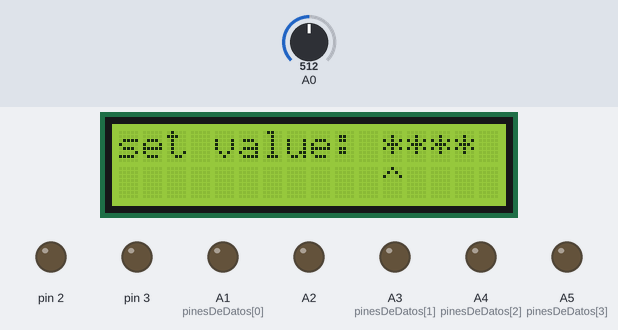
A sketch run on a simulated Arduino Uno, built with avr-gcc and run on an emulated ATmega328P. Shown: 16×2 character LCD, output pins drawn as LEDs (lit = HIGH). The inputs (shaded band) are chosen by the test bench; at power-on: A0 = 512.

Above: at 1.6 s.
1.7 s: A0 set to 210
3.2 s: A0 set to 183
At 4.9 s:
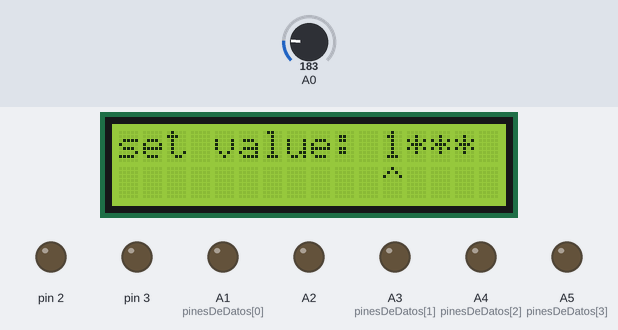
5.5 s: A0 set to 54
7.0 s: A0 set to 43
At 8.4 s:
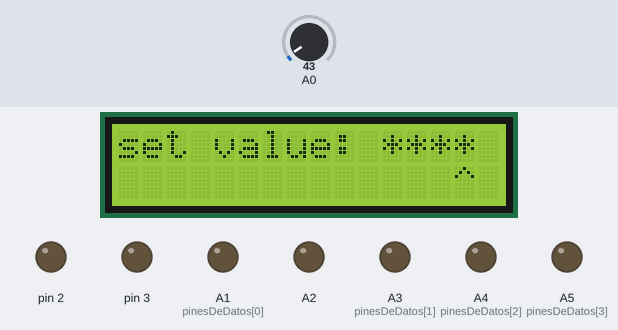
Timing chart, 0 to 10.0 s (numbered marks = the images above; inputs shaded):
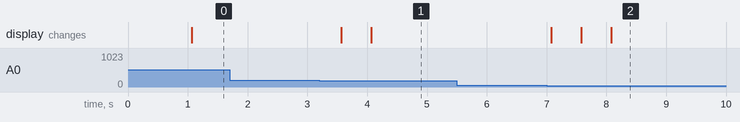

The sketch:

HAMMING_GEN.ino
```cpp
#include <LiquidCrystal.h>

LiquidCrystal lcd(8, 9, 4, 5, 6, 7);

int lcd_key = 0;
int adc_key_in = 0;

//--------------------------------------------------------------------------------------------------------------
// "display.cpp"
//--------------------------------------------------------------------------------------------------------------
#define FALSE 0
#define TRUE 1

#define DISPLAY_STATE_INIT 0
#define DISPLAY_STATE_RESET 1
#define DISPLAY_STATE_SETUP 2
#define DISPLAY_STATE_SETTED 3
#define DISPLAY_STATE_HAMMING_DONE 4

#define btnRIGHT 0
#define btnUP 1
#define btnDOWN 2
#define btnLEFT 3
#define btnSELECT 4
#define btnNONE 5

static int state_display = DISPLAY_STATE_RESET;
static unsigned long time_now = 0;
static char screen[16] = {"set value: ****"};

static int i = 0;
static int row, col, counter;

static int pin3_P1 = 0;
static int pin2_P2 = 0;
static int pin16_P3 = 0;

void setup()
{
    pinMode(A5, OUTPUT);
    pinMode(A4, OUTPUT);
    pinMode(A3, OUTPUT);
    pinMode(A2, OUTPUT);
    pinMode(A1, OUTPUT);
    pinMode(3, OUTPUT);
    pinMode(2, OUTPUT);
    Serial.begin(9600);
    lcd.begin(16, 2);
    row = 0;
    col = 11;
    counter = 0;

}

void loop()
{
    lcd_key = read_LCD_buttons();


    if((state_display == DISPLAY_STATE_RESET && lcd_key == btnNONE))
    {
        lcd.setCursor(0, 0);
        lcd.print("press select to ");
        lcd.setCursor(0, 1);
        lcd.print("start");
    }
    else if(state_display == DISPLAY_STATE_RESET && lcd_key != btnNONE)
    {
        state_display = DISPLAY_STATE_SETUP;
        digitalWrite(A5, LOW);
        digitalWrite(A4, LOW);
        digitalWrite(A3, LOW);
        delay(500);
        digitalWrite(A2, LOW);
        digitalWrite(A1, LOW);
        digitalWrite(3, LOW);
        digitalWrite(2, LOW);
        delay(500);
        pin3_P1 = 0;
        pin2_P2 = 0;
        pin16_P3 = 0;
        lcd.clear();
    }


    if(state_display == DISPLAY_STATE_SETUP)
    {
        display_setup_loop();
    }

    /////////////////////////////////////////
    if(state_display == DISPLAY_STATE_SETTED)
    {
        hamming_generator_loop();
    }

    if(state_display == DISPLAY_STATE_HAMMING_DONE)
    {
        parityBits();
        if(millis() > time_now + 500)
        {
          time_now = millis();
          state_display = DISPLAY_STATE_RESET;
          sprintf(screen, "set value: ****");
          row = 1; col = 11; counter = 0; i=0;


          //digitalWrite(2, LOW);
        }
    }

}

void parityBits()
{
  if(pin3_P1 != 0)
  {
    digitalWrite(3, HIGH);
  }
  if(pin2_P2 != 0)
  {
    digitalWrite(2, HIGH);
  }
  if(pin16_P3 != 0)
  {
    digitalWrite(16, HIGH);
  }
}

void hamming_generator_loop()
{
  int potenciasDeDos[3] = {3, 2, 16};
  int pinesDeDatos[4] = {15, 17, 18, 19};

  for(i=11; i<15; i++)
  {
    if(screen[i] == '1')
    {
      if(i==11 || i==12 || i == 14)
      {
        pin3_P1 += 1;
      }
      if(i==11 || i==13 || i == 14)
      {
        pin2_P2 += 1;
      }
      if(i==12 || i==13 || i == 14)
      {
        pin16_P3 += 1;
      }
      digitalWrite(pinesDeDatos[i-11], HIGH);
    }
  }
  pin3_P1 %= 2;
  pin2_P2 %= 2;
  pin16_P3 %= 2;

  state_display = DISPLAY_STATE_HAMMING_DONE;
}


void display_setup_loop()
{
    char values[3] = {'*', '0', '1'};
    lcd_key = read_LCD_buttons();

    switch (lcd_key)
    {
        case btnRIGHT:
            if(millis() > time_now + 500)
            {
              if(col < 14)
                col++;
              i=0;
              time_now = millis();
              lcd.clear();
              lcd.setCursor(0, 0);
              lcd.print("set value: ****");
              lcd.setCursor(col, 1);
              lcd.print("^");
            }
            break;

        case btnLEFT:
            if(millis() > time_now + 500)
            {
              time_now = millis();
              if(col > 11)
                col--;
              lcd.clear();
              lcd.setCursor(0, 0);
              lcd.print("set value: ****");
              lcd.setCursor(0, 1);
              lcd.setCursor(col, 1);
              lcd.print("^");

            }
            break;

        case btnUP:
            if(millis() > time_now + 500)
            {
              if(i<2)
                i++;
              time_now = millis();
              lcd.setCursor(col, 0);
              lcd.print(values[i]);
              screen[col] = values[i];
            }
            break;

        case btnDOWN:
            if(millis() > time_now + 500)
            {
              if(i>1)
                i--;
              time_now = millis();
              lcd.setCursor(col, 0);
              lcd.print(values[i]);
              screen[col] = values[i];
            }
            break;

        case btnNONE:
            lcd.setCursor(0, 0);
            lcd.print(screen);
            lcd.setCursor(col, 1);
            lcd.print("^");
            break;

        case btnSELECT:
        if(millis() > time_now + 500)
        {
            time_now = millis();
            if(screen[11] != '*' && screen[12] != '*' && screen[13] != '*' && screen[14] != '*')
            {
                state_display = DISPLAY_STATE_SETTED;
                lcd.clear();
            }
        }
        break;
    }
}

int read_LCD_buttons()
{
    adc_key_in = analogRead(0);

    if (adc_key_in > 1000)
        return btnNONE;

    if (adc_key_in < 50)
        return btnRIGHT;

    if (adc_key_in < 195)
        return btnUP;

    if (adc_key_in < 380)
        return btnDOWN;

    if (adc_key_in < 555)
        return btnLEFT;

    if (adc_key_in < 790)
        return btnSELECT;

    return btnNONE;
}
```

Measured:
- the behaviour switches between 195 and 194 on A0 (found by bisection; images 0 and 1)
- the behaviour switches between 50 and 49 on A0 (found by bisection; images 1 and 2)
- after the input at 1.7 s, every drawn part: stays the same
- after the input at 3.2 s, the display: first changes after 0.37 s (image 1 shows a later state)
- after the input at 5.5 s, every drawn part: stays the same
- after the input at 7.0 s, the display: first changes after 0.08 s (image 2 shows a later state)
